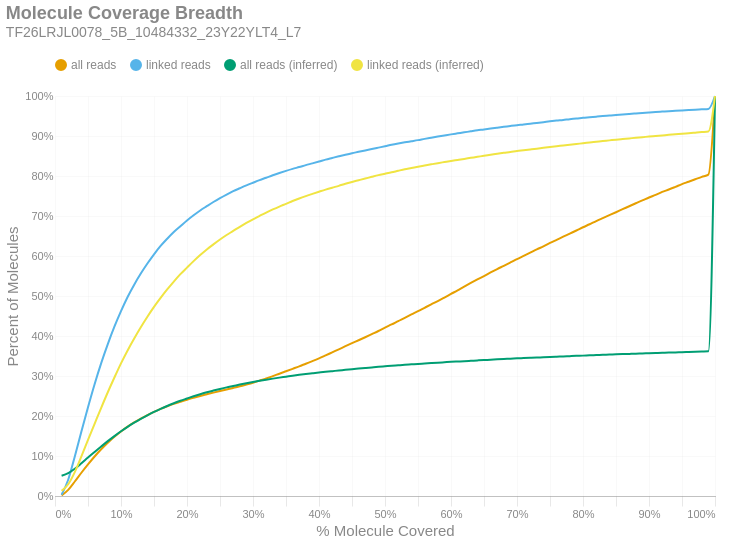

The notebook cell saved with this chart:
### Markdown cell above
### Molecule Read Coverage
This chart shows molecule coverage breadth as computed by the number of bases aligned to that molecule. In other words, "*how much of each unique long molecule is actually sequenced/aligned?*" Keep in mind there is a distinction between sequences and alignments, since some sequences belonging to a particular molecule may not align well and wouldn't appear in the alignment data. This chart also shows molecule coverage breadth as computed by the *inferred fragment* from which the aligned sequences originate. Unlike read coverage, this calculation takes into account the total insert size, including unsequenced gaps between the forward and reverse reads. Like the previous figures, these are cumulative percents.

### Code cell
if SKIPLR:
    print_html(f"Skipped")
else:
    binned_df = consolidated_hist(valids['coverage_bp'], mask, 0.01, True)
    binned_df_inf = consolidated_hist(valids['coverage_inserts'], mask, 0.01, True)
    binned_df = binned_df.with_columns(pl.lit(binned_df_inf['all reads (cumsum)']).alias('all reads (inferred)'))
    binned_df = binned_df.with_columns(pl.lit(binned_df_inf['linked reads (cumsum)']).alias('linked reads (inferred)'))
    binned_df = binned_df.with_columns(
        (pl.col('bin').cast(pl.Float64) + 0.01).alias('right_edge')
    )

    with SafeRender(binned_df):
        (
            density_plot(binned_df, 'Molecule Coverage Breadth', samplename, 'molcov', ['all reads (inferred)','linked reads (inferred)'])
            .encode(
                #x=alt.X('bin:Q', title="% Molecule Covered").axis(format = '%').scale(padding=0),
                x=alt.X('right_edge:Q', title="% Molecule Covered").axis(format='%').scale(padding=0),
                y=alt.Y('value:Q', title='Percent of Molecules')
                    .axis(format='%')
                    .stack(False)
                    .scale(domainMin=0, padding=0),
                color=alt.Color("key:N").scale(domain = ["all reads", "linked reads", "all reads (inferred)", "linked reads (inferred)"]),
                tooltip = [
                    alt.Tooltip("key:N", title = "Data Type"),
                    alt.Tooltip("range_label:N", title="% Molecule Covered"),
                    alt.Tooltip("value:Q", format = ".2%", title="% Molecules")
                ]
            )
        ).display()

### Figure 1 — Vega-Lite specification as saved in the notebook (floating-point values rounded to 4 significant figures)
{"width": "container", "height": 400, "config": {"title": {"anchor": "start", "dy": -15, "fontSize": 18, "color": "#888888", "subtitleColor": "#888888", "subtitleFontSize": 14}, "arc": {"fill": "#0072B2"}, "axis": {"domainColor": "#888888", "domainWidth": 0.5, "gridWidth": 0.2, "grid": false, "titleFontWeight": 400, "titleFontSize": 15, "labelFontSize": 11, "labelColor": "#888888", "tickColor": "#888888", "tickWidth": 0.2, "titleColor": "#888888"}, "axisBand": {"grid": false}, "axisX": {"grid": true, "tickSize": 10, "domainCap": "round"}, "axisY": {"domain": false, "grid": true, "tickSize": 0, "domainCap": "round"}, "background": "transparent", "header": {"labelFontSize": 15, "labelColor": "#888888", "titleFontSize": 15, "titleFontWeight": 600, "titleColor": "#888888"}, "legend": {"labelFont": "sans-serif", "labelFontSize": 12, "labelColor": "#888888", "symbolSize": 100, "symbolType": "circle", "titleFontSize": 12, "titlePadding": 10, "titleColor": "#888888", "title": null, "orient": "top"}, "range": {"category": ["#E69F00", "#56B4E9", "#009E73", "#F0E442", "#0072B2", "#D55E00", "#CC79A7", "#000000"], "diverging": ["#cfe8f3", "#a2d4ec", "#73bfe2", "#46abdb", "#1696d2", "#12719e"]}, "area": {"fill": "#0072B2", "fillOpacity": 0.7, "line": true, "strokeOpacity": 0.7}, "line": {"color": "#0072B2", "stroke": "#0072B2", "strokeWidth": 2}, "trail": {"color": "#0072B2", "stroke": "#0072B2", "strokeWidth": 0, "size": 1}, "point": {"filled": true, "fillOpacity": 1.0, "size": 95}, "text": {"color": "#888888", "fontSize": 11, "align": "right", "fontWeight": 400, "size": 11}, "bar": {"fill": "#0072B2", "stroke": null}, "view": {"stroke": null, "continuousWidth": 660, "continuousHeight": 400}}, "data": {"name": "data-87cf99849b5a79540234206c3894f2f2"}, "mark": {"type": "line", "interpolate": "monotone", "point": {"opacity": 0, "size": 275}}, "encoding": {"color": {"field": "key", "scale": {"domain": ["all reads", "linked reads", "all reads (inferred)", "linked reads (inferred)"]}, "type": "nominal"}, "tooltip": [{"field": "key", "title": "Data Type", "type": "nominal"}, {"field": "range_label", "title": "% Molecule Covered", "type": "nominal"}, {"field": "value", "format": ".2%", "title": "% Molecules", "type": "quantitative"}], "x": {"axis": {"format": "%"}, "field": "right_edge", "scale": {"padding": 0}, "title": "% Molecule Covered", "type": "quantitative"}, "y": {"axis": {"format": "%"}, "field": "value", "scale": {"domainMin": 0, "padding": 0}, "stack": false, "title": "Percent of Molecules", "type": "quantitative"}}, "params": [{"name": "param_c36ac31b6afebe62", "select": {"type": "point", "fields": ["key"]}, "bind": "legend"}], "title": {"text": "Molecule Coverage Breadth", "subtitle": "TF26LRJL0078_5B_10484332_23Y22YLT4_L7"}, "transform": [{"fold": ["all reads (cumsum)", "linked reads (cumsum)", "all reads (inferred)", "linked reads (inferred)"]}, {"calculate": "replace(datum.key, ' (cumsum)', '')", "as": "key"}, {"filter": {"param": "param_c36ac31b6afebe62"}}], "usermeta": {"embedOptions": {"downloadFileName": "TF26LRJL0078_5B_10484332_23Y22YLT4_L7.molcov"}}, "$schema": "https://vega.github.io/schema/vega-lite/v6.4.1.json", "datasets": {"data-87cf99849b5a79540234206c3894f2f2": [{"bin": "0.0", "interval": "0.0-0.01", "all reads": 0.001436, "linked reads": 0.003085, "all reads (cumsum)": 0.001436, "linked reads (cumsum)": 0.003085, "range_label": "0.0-0.01", "all reads (inferred)": 0.05067, "linked reads (inferred)": 0.01281, "right_edge": 0.01}, {"bin": "0.01", "interval": "0.01-0.02", "all reads": 0.014, "linked reads": 0.03752, "all reads (cumsum)": 0.01544, "linked reads (cumsum)": 0.0406, "range_label": "0.01-0.02", "all reads (inferred)": 0.05716, "linked reads (inferred)": 0.02934, "right_edge": 0.02}, {"bin": "0.02", "interval": "0.02-0.03", "all reads": 0.02078, "linked reads": 0.05813, "all reads (cumsum)": 0.03622, "linked reads (cumsum)": 0.09873, "range_label": "0.02-0.03", "all reads (inferred)": 0.06808, "linked reads (inferred)": 0.05982, "right_edge": 0.03}, {"bin": "0.03", "interval": "0.03-0.04", "all reads": 0.02191, "linked reads": 0.06268, "all reads (cumsum)": 0.05813, "linked reads (cumsum)": 0.1614, "range_label": "0.03-0.04", "all reads (inferred)": 0.08177, "linked reads (inferred)": 0.09898, "right_edge": 0.04}, {"bin": "0.04", "interval": "0.04-0.05", "all reads": 0.02084, "linked reads": 0.06055, "all reads (cumsum)": 0.07897, "linked reads (cumsum)": 0.222, "range_label": "0.04-0.05", "all reads (inferred)": 0.09607, "linked reads (inferred)": 0.1402, "right_edge": 0.05}, {"bin": "0.05", "interval": "0.05-0.06", "all reads": 0.01972, "linked reads": 0.05754, "all reads (cumsum)": 0.09869, "linked reads (cumsum)": 0.2795, "range_label": "0.05-0.06", "all reads (inferred)": 0.1099, "linked reads (inferred)": 0.1804, "right_edge": 0.06}, {"bin": "0.06", "interval": "0.06-0.07", "all reads": 0.01806, "linked reads": 0.05263, "all reads (cumsum)": 0.1167, "linked reads (cumsum)": 0.3321, "range_label": "0.06-0.07", "all reads (inferred)": 0.1237, "linked reads (inferred)": 0.2205, "right_edge": 0.07}, {"bin": "0.07", "interval": "0.07-0.08", "all reads": 0.0163, "linked reads": 0.04758, "all reads (cumsum)": 0.133, "linked reads (cumsum)": 0.3797, "range_label": "0.07-0.08", "all reads (inferred)": 0.1371, "linked reads (inferred)": 0.2593, "right_edge": 0.08}, {"bin": "0.08", "interval": "0.08-0.09", "all reads": 0.01492, "linked reads": 0.04342, "all reads (cumsum)": 0.148, "linked reads (cumsum)": 0.4231, "range_label": "0.08-0.09", "all reads (inferred)": 0.1498, "linked reads (inferred)": 0.2962, "right_edge": 0.09}, {"bin": "0.09", "interval": "0.09-0.1", "all reads": 0.01337, "linked reads": 0.039, "all reads (cumsum)": 0.1613, "linked reads (cumsum)": 0.4621, "range_label": "0.09-0.1", "all reads (inferred)": 0.1619, "linked reads (inferred)": 0.3317, "right_edge": 0.1}, {"bin": "0.1", "interval": "0.1-0.11", "all reads": 0.01214, "linked reads": 0.03544, "all reads (cumsum)": 0.1735, "linked reads (cumsum)": 0.4976, "range_label": "0.1-0.11", "all reads (inferred)": 0.173, "linked reads (inferred)": 0.3639, "right_edge": 0.11}, {"bin": "0.11", "interval": "0.11-0.12", "all reads": 0.01063, "linked reads": 0.03076, "all reads (cumsum)": 0.1841, "linked reads (cumsum)": 0.5283, "range_label": "0.11-0.12", "all reads (inferred)": 0.1832, "linked reads (inferred)": 0.3939, "right_edge": 0.12}, {"bin": "0.12", "interval": "0.12-0.13", "all reads": 0.00956, "linked reads": 0.02772, "all reads (cumsum)": 0.1937, "linked reads (cumsum)": 0.5561, "range_label": "0.12-0.13", "all reads (inferred)": 0.1928, "linked reads (inferred)": 0.4219, "right_edge": 0.13}, {"bin": "0.13", "interval": "0.13-0.14", "all reads": 0.008667, "linked reads": 0.02508, "all reads (cumsum)": 0.2023, "linked reads (cumsum)": 0.5811, "range_label": "0.13-0.14", "all reads (inferred)": 0.2018, "linked reads (inferred)": 0.4482, "right_edge": 0.14}, {"bin": "0.14", "interval": "0.14-0.15", "all reads": 0.008102, "linked reads": 0.02314, "all reads (cumsum)": 0.2104, "linked reads (cumsum)": 0.6043, "range_label": "0.14-0.15", "all reads (inferred)": 0.2102, "linked reads (inferred)": 0.4728, "right_edge": 0.15}, {"bin": "0.15", "interval": "0.15-0.16", "all reads": 0.007353, "linked reads": 0.02082, "all reads (cumsum)": 0.2178, "linked reads (cumsum)": 0.6251, "range_label": "0.15-0.16", "all reads (inferred)": 0.2179, "linked reads (inferred)": 0.4953, "right_edge": 0.16}, {"bin": "0.16", "interval": "0.16-0.17", "all reads": 0.006519, "linked reads": 0.01812, "all reads (cumsum)": 0.2243, "linked reads (cumsum)": 0.6432, "range_label": "0.16-0.17", "all reads (inferred)": 0.225, "linked reads (inferred)": 0.5163, "right_edge": 0.17}, {"bin": "0.17", "interval": "0.17-0.18", "all reads": 0.006017, "linked reads": 0.01679, "all reads (cumsum)": 0.2303, "linked reads (cumsum)": 0.66, "range_label": "0.17-0.18", "all reads (inferred)": 0.2318, "linked reads (inferred)": 0.5361, "right_edge": 0.18}, {"bin": "0.18", "interval": "0.18-0.19", "all reads": 0.005212, "linked reads": 0.01449, "all reads (cumsum)": 0.2355, "linked reads (cumsum)": 0.6745, "range_label": "0.18-0.19", "all reads (inferred)": 0.2381, "linked reads (inferred)": 0.5546, "right_edge": 0.19}, {"bin": "0.19", "interval": "0.19-0.2", "all reads": 0.005227, "linked reads": 0.01439, "all reads (cumsum)": 0.2408, "linked reads (cumsum)": 0.6889, "range_label": "0.19-0.2", "all reads (inferred)": 0.2437, "linked reads (inferred)": 0.571, "right_edge": 0.2}, {"bin": "0.2", "interval": "0.2-0.21", "all reads": 0.004762, "linked reads": 0.01291, "all reads (cumsum)": 0.2455, "linked reads (cumsum)": 0.7018, "range_label": "0.2-0.21", "all reads (inferred)": 0.2492, "linked reads (inferred)": 0.5872, "right_edge": 0.21}, {"bin": "0.21", "interval": "0.21-0.22", "all reads": 0.004551, "linked reads": 0.01207, "all reads (cumsum)": 0.2501, "linked reads (cumsum)": 0.7139, "range_label": "0.21-0.22", "all reads (inferred)": 0.2544, "linked reads (inferred)": 0.6024, "right_edge": 0.22}, {"bin": "0.22", "interval": "0.22-0.23", "all reads": 0.004226, "linked reads": 0.01069, "all reads (cumsum)": 0.2543, "linked reads (cumsum)": 0.7246, "range_label": "0.22-0.23", "all reads (inferred)": 0.2592, "linked reads (inferred)": 0.6165, "right_edge": 0.23}, {"bin": "0.23", "interval": "0.23-0.24", "all reads": 0.004208, "linked reads": 0.01042, "all reads (cumsum)": 0.2585, "linked reads (cumsum)": 0.735, "range_label": "0.23-0.24", "all reads (inferred)": 0.2635, "linked reads (inferred)": 0.629, "right_edge": 0.24}, {"bin": "0.24", "interval": "0.24-0.25", "all reads": 0.004086, "linked reads": 0.009688, "all reads (cumsum)": 0.2626, "linked reads (cumsum)": 0.7447, "range_label": "0.24-0.25", "all reads (inferred)": 0.2677, "linked reads (inferred)": 0.6412, "right_edge": 0.25}, {"bin": "0.25", "interval": "0.25-0.26", "all reads": 0.003891, "linked reads": 0.008933, "all reads (cumsum)": 0.2665, "linked reads (cumsum)": 0.7536, "range_label": "0.25-0.26", "all reads (inferred)": 0.2715, "linked reads (inferred)": 0.6525, "right_edge": 0.26}, {"bin": "0.26", "interval": "0.26-0.27", "all reads": 0.003728, "linked reads": 0.008367, "all reads (cumsum)": 0.2702, "linked reads (cumsum)": 0.762, "range_label": "0.26-0.27", "all reads (inferred)": 0.275, "linked reads (inferred)": 0.6626, "right_edge": 0.27}, {"bin": "0.27", "interval": "0.27-0.28", "all reads": 0.003953, "linked reads": 0.007346, "all reads (cumsum)": 0.2742, "linked reads (cumsum)": 0.7693, "range_label": "0.27-0.28", "all reads (inferred)": 0.2785, "linked reads (inferred)": 0.673, "right_edge": 0.28}, {"bin": "0.28", "interval": "0.28-0.29", "all reads": 0.004437, "linked reads": 0.007147, "all reads (cumsum)": 0.2786, "linked reads (cumsum)": 0.7765, "range_label": "0.28-0.29", "all reads (inferred)": 0.2819, "linked reads (inferred)": 0.6827, "right_edge": 0.29}, {"bin": "0.29", "interval": "0.29-0.3", "all reads": 0.004632, "linked reads": 0.006703, "all reads (cumsum)": 0.2832, "linked reads (cumsum)": 0.7832, "range_label": "0.29-0.3", "all reads (inferred)": 0.285, "linked reads (inferred)": 0.6919, "right_edge": 0.3}, {"bin": "0.3", "interval": "0.3-0.31", "all reads": 0.00516, "linked reads": 0.006547, "all reads (cumsum)": 0.2884, "linked reads (cumsum)": 0.7897, "range_label": "0.3-0.31", "all reads (inferred)": 0.2879, "linked reads (inferred)": 0.7003, "right_edge": 0.31}, {"bin": "0.31", "interval": "0.31-0.32", "all reads": 0.005267, "linked reads": 0.006015, "all reads (cumsum)": 0.2937, "linked reads (cumsum)": 0.7957, "range_label": "0.31-0.32", "all reads (inferred)": 0.2908, "linked reads (inferred)": 0.7087, "right_edge": 0.32}, {"bin": "0.32", "interval": "0.32-0.33", "all reads": 0.006138, "linked reads": 0.006048, "all reads (cumsum)": 0.2998, "linked reads (cumsum)": 0.8018, "range_label": "0.32-0.33", "all reads (inferred)": 0.2935, "linked reads (inferred)": 0.7163, "right_edge": 0.33}, {"bin": "0.33", "interval": "0.33-0.34", "all reads": 0.005806, "linked reads": 0.005626, "all reads (cumsum)": 0.3056, "linked reads (cumsum)": 0.8074, "range_label": "0.33-0.34", "all reads (inferred)": 0.2959, "linked reads (inferred)": 0.7236, "right_edge": 0.34}, {"bin": "0.34", "interval": "0.34-0.35", "all reads": 0.006157, "linked reads": 0.005316, "all reads (cumsum)": 0.3118, "linked reads (cumsum)": 0.8127, "range_label": "0.34-0.35", "all reads (inferred)": 0.2983, "linked reads (inferred)": 0.7304, "right_edge": 0.35}, {"bin": "0.35", "interval": "0.35-0.36", "all reads": 0.006183, "linked reads": 0.005038, "all reads (cumsum)": 0.318, "linked reads (cumsum)": 0.8178, "range_label": "0.35-0.36", "all reads (inferred)": 0.3007, "linked reads (inferred)": 0.7374, "right_edge": 0.36}, {"bin": "0.36", "interval": "0.36-0.37", "all reads": 0.006205, "linked reads": 0.004594, "all reads (cumsum)": 0.3242, "linked reads (cumsum)": 0.8223, "range_label": "0.36-0.37", "all reads (inferred)": 0.3029, "linked reads (inferred)": 0.7439, "right_edge": 0.37}, {"bin": "0.37", "interval": "0.37-0.38", "all reads": 0.006589, "linked reads": 0.004794, "all reads (cumsum)": 0.3307, "linked reads (cumsum)": 0.8271, "range_label": "0.37-0.38", "all reads (inferred)": 0.3049, "linked reads (inferred)": 0.7497, "right_edge": 0.38}, {"bin": "0.38", "interval": "0.38-0.39", "all reads": 0.006482, "linked reads": 0.004439, "all reads (cumsum)": 0.3372, "linked reads (cumsum)": 0.8316, "range_label": "0.38-0.39", "all reads (inferred)": 0.3068, "linked reads (inferred)": 0.7553, "right_edge": 0.39}, {"bin": "0.39", "interval": "0.39-0.4", "all reads": 0.006729, "linked reads": 0.004594, "all reads (cumsum)": 0.344, "linked reads (cumsum)": 0.8362, "range_label": "0.39-0.4", "all reads (inferred)": 0.3087, "linked reads (inferred)": 0.7607, "right_edge": 0.4}, {"bin": "0.4", "interval": "0.4-0.41", "all reads": 0.007512, "linked reads": 0.004849, "all reads (cumsum)": 0.3515, "linked reads (cumsum)": 0.841, "range_label": "0.4-0.41", "all reads (inferred)": 0.3105, "linked reads (inferred)": 0.7659, "right_edge": 0.41}, {"bin": "0.41", "interval": "0.41-0.42", "all reads": 0.007681, "linked reads": 0.004161, "all reads (cumsum)": 0.3591, "linked reads (cumsum)": 0.8452, "range_label": "0.41-0.42", "all reads (inferred)": 0.3121, "linked reads (inferred)": 0.7708, "right_edge": 0.42}, {"bin": "0.42", "interval": "0.42-0.43", "all reads": 0.007589, "linked reads": 0.004128, "all reads (cumsum)": 0.3667, "linked reads (cumsum)": 0.8493, "range_label": "0.42-0.43", "all reads (inferred)": 0.3137, "linked reads (inferred)": 0.7754, "right_edge": 0.43}, {"bin": "0.43", "interval": "0.43-0.44", "all reads": 0.007722, "linked reads": 0.004017, "all reads (cumsum)": 0.3745, "linked reads (cumsum)": 0.8533, "range_label": "0.43-0.44", "all reads (inferred)": 0.3155, "linked reads (inferred)": 0.7805, "right_edge": 0.44}, {"bin": "0.44", "interval": "0.44-0.45", "all reads": 0.007574, "linked reads": 0.003773, "all reads (cumsum)": 0.382, "linked reads (cumsum)": 0.8571, "range_label": "0.44-0.45", "all reads (inferred)": 0.3171, "linked reads (inferred)": 0.7851, "right_edge": 0.45}, {"bin": "0.45", "interval": "0.45-0.46", "all reads": 0.007275, "linked reads": 0.003329, "all reads (cumsum)": 0.3893, "linked reads (cumsum)": 0.8604, "range_label": "0.45-0.46", "all reads (inferred)": 0.3186, "linked reads (inferred)": 0.7894, "right_edge": 0.46}, {"bin": "0.46", "interval": "0.46-0.47", "all reads": 0.007497, "linked reads": 0.003462, "all reads (cumsum)": 0.3968, "linked reads (cumsum)": 0.8639, "range_label": "0.46-0.47", "all reads (inferred)": 0.32, "linked reads (inferred)": 0.7936, "right_edge": 0.47}, {"bin": "0.47", "interval": "0.47-0.48", "all reads": 0.007836, "linked reads": 0.003629, "all reads (cumsum)": 0.4046, "linked reads (cumsum)": 0.8675, "range_label": "0.47-0.48", "all reads (inferred)": 0.3215, "linked reads (inferred)": 0.798, "right_edge": 0.48}, {"bin": "0.48", "interval": "0.48-0.49", "all reads": 0.007847, "linked reads": 0.003418, "all reads (cumsum)": 0.4125, "linked reads (cumsum)": 0.8709, "range_label": "0.48-0.49", "all reads (inferred)": 0.323, "linked reads (inferred)": 0.8021, "right_edge": 0.49}, {"bin": "0.49", "interval": "0.49-0.5", "all reads": 0.008671, "linked reads": 0.003374, "all reads (cumsum)": 0.4212, "linked reads (cumsum)": 0.8743, "range_label": "0.49-0.5", "all reads (inferred)": 0.3242, "linked reads (inferred)": 0.8056, "right_edge": 0.5}, {"bin": "0.5", "interval": "0.5-0.51", "all reads": 0.007755, "linked reads": 0.003651, "all reads (cumsum)": 0.4289, "linked reads (cumsum)": 0.878, "range_label": "0.5-0.51", "all reads (inferred)": 0.3254, "linked reads (inferred)": 0.8092, "right_edge": 0.51}, {"bin": "0.51", "interval": "0.51-0.52", "all reads": 0.008335, "linked reads": 0.00324, "all reads (cumsum)": 0.4373, "linked reads (cumsum)": 0.8812, "range_label": "0.51-0.52", "all reads (inferred)": 0.3268, "linked reads (inferred)": 0.813, "right_edge": 0.52}, {"bin": "0.52", "interval": "0.52-0.53", "all reads": 0.008106, "linked reads": 0.002996, "all reads (cumsum)": 0.4454, "linked reads (cumsum)": 0.8842, "range_label": "0.52-0.53", "all reads (inferred)": 0.3281, "linked reads (inferred)": 0.8168, "right_edge": 0.53}, {"bin": "0.53", "interval": "0.53-0.54", "all reads": 0.00846, "linked reads": 0.002697, "all reads (cumsum)": 0.4538, "linked reads (cumsum)": 0.8869, "range_label": "0.53-0.54", "all reads (inferred)": 0.3292, "linked reads (inferred)": 0.8199, "right_edge": 0.54}, {"bin": "0.54", "interval": "0.54-0.55", "all reads": 0.00811, "linked reads": 0.002752, "all reads (cumsum)": 0.4619, "linked reads (cumsum)": 0.8896, "range_label": "0.54-0.55", "all reads (inferred)": 0.3303, "linked reads (inferred)": 0.8232, "right_edge": 0.55}, {"bin": "0.55", "interval": "0.55-0.56", "all reads": 0.008626, "linked reads": 0.003185, "all reads (cumsum)": 0.4706, "linked reads (cumsum)": 0.8928, "range_label": "0.55-0.56", "all reads (inferred)": 0.3313, "linked reads (inferred)": 0.8262, "right_edge": 0.56}, {"bin": "0.56", "interval": "0.56-0.57", "all reads": 0.008538, "linked reads": 0.00293, "all reads (cumsum)": 0.4791, "linked reads (cumsum)": 0.8958, "range_label": "0.56-0.57", "all reads (inferred)": 0.3324, "linked reads (inferred)": 0.8292, "right_edge": 0.57}, {"bin": "0.57", "interval": "0.57-0.58", "all reads": 0.008287, "linked reads": 0.002885, "all reads (cumsum)": 0.4874, "linked reads (cumsum)": 0.8986, "range_label": "0.57-0.58", "all reads (inferred)": 0.3334, "linked reads (inferred)": 0.8321, "right_edge": 0.58}, {"bin": "0.58", "interval": "0.58-0.59", "all reads": 0.008833, "linked reads": 0.00273, "all reads (cumsum)": 0.4962, "linked reads (cumsum)": 0.9014, "range_label": "0.58-0.59", "all reads (inferred)": 0.3344, "linked reads (inferred)": 0.8349, "right_edge": 0.59}, {"bin": "0.59", "interval": "0.59-0.6", "all reads": 0.00901, "linked reads": 0.002697, "all reads (cumsum)": 0.5052, "linked reads (cumsum)": 0.9041, "range_label": "0.59-0.6", "all reads (inferred)": 0.3353, "linked reads (inferred)": 0.8377, "right_edge": 0.6}, {"bin": "0.6", "interval": "0.6-0.61", "all reads": 0.008918, "linked reads": 0.002541, "all reads (cumsum)": 0.5141, "linked reads (cumsum)": 0.9066, "range_label": "0.6-0.61", "all reads (inferred)": 0.3362, "linked reads (inferred)": 0.8402, "right_edge": 0.61}, {"bin": "0.61", "interval": "0.61-0.62", "all reads": 0.009317, "linked reads": 0.00253, "all reads (cumsum)": 0.5235, "linked reads (cumsum)": 0.9091, "range_label": "0.61-0.62", "all reads (inferred)": 0.3371, "linked reads (inferred)": 0.8427, "right_edge": 0.62}, {"bin": "0.62", "interval": "0.62-0.63", "all reads": 0.009055, "linked reads": 0.002563, "all reads (cumsum)": 0.5325, "linked reads (cumsum)": 0.9117, "range_label": "0.62-0.63", "all reads (inferred)": 0.338, "linked reads (inferred)": 0.8453, "right_edge": 0.63}, {"bin": "0.63", "interval": "0.63-0.64", "all reads": 0.008807, "linked reads": 0.002508, "all reads (cumsum)": 0.5413, "linked reads (cumsum)": 0.9142, "range_label": "0.63-0.64", "all reads (inferred)": 0.3389, "linked reads (inferred)": 0.8479, "right_edge": 0.64}, {"bin": "0.64", "interval": "0.64-0.65", "all reads": 0.008626, "linked reads": 0.00212, "all reads (cumsum)": 0.5499, "linked reads (cumsum)": 0.9163, "range_label": "0.64-0.65", "all reads (inferred)": 0.3399, "linked reads (inferred)": 0.8506, "right_edge": 0.65}, {"bin": "0.65", "interval": "0.65-0.66", "all reads": 0.008874, "linked reads": 0.002397, "all reads (cumsum)": 0.5588, "linked reads (cumsum)": 0.9187, "range_label": "0.65-0.66", "all reads (inferred)": 0.3407, "linked reads (inferred)": 0.853, "right_edge": 0.66}, {"bin": "0.66", "interval": "0.66-0.67", "all reads": 0.00856, "linked reads": 0.002153, "all reads (cumsum)": 0.5674, "linked reads (cumsum)": 0.9209, "range_label": "0.66-0.67", "all reads (inferred)": 0.3417, "linked reads (inferred)": 0.8556, "right_edge": 0.67}, {"bin": "0.67", "interval": "0.67-0.68", "all reads": 0.008106, "linked reads": 0.002042, "all reads (cumsum)": 0.5755, "linked reads (cumsum)": 0.9229, "range_label": "0.67-0.68", "all reads (inferred)": 0.3425, "linked reads (inferred)": 0.8579, "right_edge": 0.68}, {"bin": "0.68", "interval": "0.68-0.69", "all reads": 0.008338, "linked reads": 0.002142, "all reads (cumsum)": 0.5838, "linked reads (cumsum)": 0.9251, "range_label": "0.68-0.69", "all reads (inferred)": 0.3432, "linked reads (inferred)": 0.8599, "right_edge": 0.69}, {"bin": "0.69", "interval": "0.69-0.7", "all reads": 0.008449, "linked reads": 0.00202, "all reads (cumsum)": 0.5923, "linked reads (cumsum)": 0.9271, "range_label": "0.69-0.7", "all reads (inferred)": 0.3441, "linked reads (inferred)": 0.8624, "right_edge": 0.7}, {"bin": "0.7", "interval": "0.7-0.71", "all reads": 0.008017, "linked reads": 0.001687, "all reads (cumsum)": 0.6003, "linked reads (cumsum)": 0.9288, "range_label": "0.7-0.71", "all reads (inferred)": 0.3447, "linked reads (inferred)": 0.8643, "right_edge": 0.71}, {"bin": "0.71", "interval": "0.71-0.72", "all reads": 0.008058, "linked reads": 0.001975, "all reads (cumsum)": 0.6083, "linked reads (cumsum)": 0.9308, "range_label": "0.71-0.72", "all reads (inferred)": 0.3454, "linked reads (inferred)": 0.8662, "right_edge": 0.72}, {"bin": "0.72", "interval": "0.72-0.73", "all reads": 0.008154, "linked reads": 0.001898, "all reads (cumsum)": 0.6165, "linked reads (cumsum)": 0.9327, "range_label": "0.72-0.73", "all reads (inferred)": 0.3461, "linked reads (inferred)": 0.8683, "right_edge": 0.73}, {"bin": "0.73", "interval": "0.73-0.74", "all reads": 0.007726, "linked reads": 0.001964, "all reads (cumsum)": 0.6242, "linked reads (cumsum)": 0.9346, "range_label": "0.73-0.74", "all reads (inferred)": 0.347, "linked reads (inferred)": 0.8706, "right_edge": 0.74}, {"bin": "0.74", "interval": "0.74-0.75", "all reads": 0.008394, "linked reads": 0.002064, "all reads (cumsum)": 0.6326, "linked reads (cumsum)": 0.9367, "range_label": "0.74-0.75", "all reads (inferred)": 0.3477, "linked reads (inferred)": 0.8726, "right_edge": 0.75}, {"bin": "0.75", "interval": "0.75-0.76", "all reads": 0.007807, "linked reads": 0.001864, "all reads (cumsum)": 0.6404, "linked reads (cumsum)": 0.9385, "range_label": "0.75-0.76", "all reads (inferred)": 0.3484, "linked reads (inferred)": 0.8745, "right_edge": 0.76}, {"bin": "0.76", "interval": "0.76-0.77", "all reads": 0.007785, "linked reads": 0.001598, "all reads (cumsum)": 0.6482, "linked reads (cumsum)": 0.9401, "range_label": "0.76-0.77", "all reads (inferred)": 0.349, "linked reads (inferred)": 0.8763, "right_edge": 0.77}, {"bin": "0.77", "interval": "0.77-0.78", "all reads": 0.007811, "linked reads": 0.001931, "all reads (cumsum)": 0.656, "linked reads (cumsum)": 0.9421, "range_label": "0.77-0.78", "all reads (inferred)": 0.3497, "linked reads (inferred)": 0.8782, "right_edge": 0.78}, {"bin": "0.78", "interval": "0.78-0.79", "all reads": 0.007788, "linked reads": 0.001487, "all reads (cumsum)": 0.6638, "linked reads (cumsum)": 0.9436, "range_label": "0.78-0.79", "all reads (inferred)": 0.3503, "linked reads (inferred)": 0.8801, "right_edge": 0.79}, {"bin": "0.79", "interval": "0.79-0.8", "all reads": 0.008091, "linked reads": 0.001831, "all reads (cumsum)": 0.6719, "linked reads (cumsum)": 0.9454, "range_label": "0.79-0.8", "all reads (inferred)": 0.3509, "linked reads (inferred)": 0.8818, "right_edge": 0.8}, {"bin": "0.8", "interval": "0.8-0.81", "all reads": 0.007453, "linked reads": 0.001443, "all reads (cumsum)": 0.6794, "linked reads (cumsum)": 0.9468, "range_label": "0.8-0.81", "all reads (inferred)": 0.3516, "linked reads (inferred)": 0.8837, "right_edge": 0.81}, {"bin": "0.81", "interval": "0.81-0.82", "all reads": 0.008003, "linked reads": 0.001498, "all reads (cumsum)": 0.6874, "linked reads (cumsum)": 0.9483, "range_label": "0.81-0.82", "all reads (inferred)": 0.3522, "linked reads (inferred)": 0.8855, "right_edge": 0.82}, {"bin": "0.82", "interval": "0.82-0.83", "all reads": 0.007412, "linked reads": 0.001443, "all reads (cumsum)": 0.6948, "linked reads (cumsum)": 0.9498, "range_label": "0.82-0.83", "all reads (inferred)": 0.3529, "linked reads (inferred)": 0.8873, "right_edge": 0.83}, {"bin": "0.83", "interval": "0.83-0.84", "all reads": 0.007294, "linked reads": 0.001276, "all reads (cumsum)": 0.7021, "linked reads (cumsum)": 0.9511, "range_label": "0.83-0.84", "all reads (inferred)": 0.3535, "linked reads (inferred)": 0.8891, "right_edge": 0.84}, {"bin": "0.84", "interval": "0.84-0.85", "all reads": 0.007338, "linked reads": 0.001321, "all reads (cumsum)": 0.7094, "linked reads (cumsum)": 0.9524, "range_label": "0.84-0.85", "all reads (inferred)": 0.3541, "linked reads (inferred)": 0.8909, "right_edge": 0.85}, {"bin": "0.85", "interval": "0.85-0.86", "all reads": 0.007563, "linked reads": 0.001576, "all reads (cumsum)": 0.717, "linked reads (cumsum)": 0.9539, "range_label": "0.85-0.86", "all reads (inferred)": 0.3547, "linked reads (inferred)": 0.8925, "right_edge": 0.86}, {"bin": "0.86", "interval": "0.86-0.87", "all reads": 0.007368, "linked reads": 0.001321, "all reads (cumsum)": 0.7243, "linked reads (cumsum)": 0.9553, "range_label": "0.86-0.87", "all reads (inferred)": 0.3553, "linked reads (inferred)": 0.894, "right_edge": 0.87}, {"bin": "0.87", "interval": "0.87-0.88", "all reads": 0.007578, "linked reads": 0.001198, "all reads (cumsum)": 0.7319, "linked reads (cumsum)": 0.9565, "range_label": "0.87-0.88", "all reads (inferred)": 0.3558, "linked reads (inferred)": 0.8956, "right_edge": 0.88}, {"bin": "0.88", "interval": "0.88-0.89", "all reads": 0.006954, "linked reads": 0.001165, "all reads (cumsum)": 0.7389, "linked reads (cumsum)": 0.9576, "range_label": "0.88-0.89", "all reads (inferred)": 0.3564, "linked reads (inferred)": 0.897, "right_edge": 0.89}, {"bin": "0.89", "interval": "0.89-0.9", "all reads": 0.007279, "linked reads": 0.001221, "all reads (cumsum)": 0.7461, "linked reads (cumsum)": 0.9589, "range_label": "0.89-0.9", "all reads (inferred)": 0.3569, "linked reads (inferred)": 0.8986, "right_edge": 0.9}, {"bin": "0.9", "interval": "0.9-0.91", "all reads": 0.006696, "linked reads": 0.001143, "all reads (cumsum)": 0.7528, "linked reads (cumsum)": 0.96, "range_label": "0.9-0.91", "all reads (inferred)": 0.3574, "linked reads (inferred)": 0.9, "right_edge": 0.91}, {"bin": "0.91", "interval": "0.91-0.92", "all reads": 0.007353, "linked reads": 0.0009655, "all reads (cumsum)": 0.7602, "linked reads (cumsum)": 0.961, "range_label": "0.91-0.92", "all reads (inferred)": 0.358, "linked reads (inferred)": 0.9014, "right_edge": 0.92}, {"bin": "0.92", "interval": "0.92-0.93", "all reads": 0.005995, "linked reads": 0.0009544, "all reads (cumsum)": 0.7662, "linked reads (cumsum)": 0.9619, "range_label": "0.92-0.93", "all reads (inferred)": 0.3585, "linked reads (inferred)": 0.903, "right_edge": 0.93}, {"bin": "0.93", "interval": "0.93-0.94", "all reads": 0.006692, "linked reads": 0.00111, "all reads (cumsum)": 0.7729, "linked reads (cumsum)": 0.963, "range_label": "0.93-0.94", "all reads (inferred)": 0.359, "linked reads (inferred)": 0.9043, "right_edge": 0.94}, {"bin": "0.94", "interval": "0.94-0.95", "all reads": 0.006954, "linked reads": 0.00101, "all reads (cumsum)": 0.7798, "linked reads (cumsum)": 0.964, "range_label": "0.94-0.95", "all reads (inferred)": 0.3596, "linked reads (inferred)": 0.9058, "right_edge": 0.95}, {"bin": "0.95", "interval": "0.95-0.96", "all reads": 0.005895, "linked reads": 0.0009766, "all reads (cumsum)": 0.7857, "linked reads (cumsum)": 0.965, "range_label": "0.95-0.96", "all reads (inferred)": 0.36, "linked reads (inferred)": 0.9071, "right_edge": 0.96}, {"bin": "0.96", "interval": "0.96-0.97", "all reads": 0.006042, "linked reads": 0.0009211, "all reads (cumsum)": 0.7918, "linked reads (cumsum)": 0.9659, "range_label": "0.96-0.97", "all reads (inferred)": 0.3606, "linked reads (inferred)": 0.9084, "right_edge": 0.97}, {"bin": "0.97", "interval": "0.97-0.98", "all reads": 0.006087, "linked reads": 0.0007768, "all reads (cumsum)": 0.7979, "linked reads (cumsum)": 0.9667, "range_label": "0.97-0.98", "all reads (inferred)": 0.3611, "linked reads (inferred)": 0.9098, "right_edge": 0.98}, {"bin": "0.98", "interval": "0.98-0.99", "all reads": 0.005681, "linked reads": 0.0008434, "all reads (cumsum)": 0.8035, "linked reads (cumsum)": 0.9676, "range_label": "0.98-0.99", "all reads (inferred)": 0.3617, "linked reads (inferred)": 0.9113, "right_edge": 0.99}, {"bin": "0.99", "interval": "0.99-1.0", "all reads": 0.1965, "linked reads": 0.03245, "all reads (cumsum)": 1.0, "linked reads (cumsum)": 1.0, "range_label": "0.99-1.0", "all reads (inferred)": 1.0, "linked reads (inferred)": 1.0, "right_edge": 1.0}]}}
